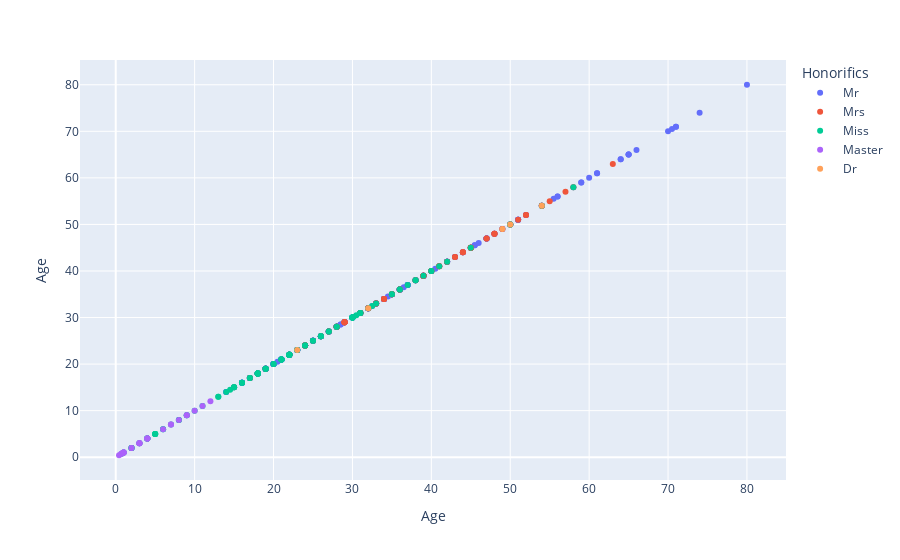

The code cell stored with this chart in its notebook:
### Markdown cell above
<p style="background-color: #32656e"><i>There is not any <b><i>Dr</i></b> in test set but that's ok.</i></p>

### Code cell
fig = px.scatter(train_df.loc[train_df['Honorifics'].isin(list(honorifies_df.index))], x="Age", y="Age", color="Honorifics")
fig.show()

### Figure 1 — Plotly figure (JSON) as saved in the notebook; plotly's stock layout.template omitted (floating-point values rounded to 4 significant figures; data arrays with more than 128 entries replaced by an {"elided": "..."} marker saying what was removed)
{"data": [{"hovertemplate": "Honorifics= Mr<br>Age=%{y}<extra></extra>", "legendgroup": " Mr", "marker": {"color": "#636efa", "symbol": "circle"}, "mode": "markers", "name": " Mr", "orientation": "v", "showlegend": true, "type": "scatter", "x": {"elided": "412 float values"}, "xaxis": "x", "y": {"elided": "412 float values"}, "yaxis": "y"}, {"hovertemplate": "Honorifics= Mrs<br>Age=%{y}<extra></extra>", "legendgroup": " Mrs", "marker": {"color": "#EF553B", "symbol": "circle"}, "mode": "markers", "name": " Mrs", "orientation": "v", "showlegend": true, "type": "scatter", "x": [18, 31, 31, null, 45, 22, 32, 36, 29, 39, 35, null, null, 33, 24, 41, null, 45, null, 29, 58, 44, 35, 43, 24, 42, 40, 36, 24, 34, 63, 38, 45, 41, 31, 18, 51, 31, 44, 47, 52, 43, null, 49, 22, 29, 48, 27, 54, 19, 22, 44, 33, 42, 39, 17, 47, 38, null, 40, 28, 45, null, 26, 28, 29, 24, null, 41, 24, 54, 40, 29, 15, 33, 18, 39, 39, null, 34, 36, null, 48, 32, 28, 50, null, 50, 19, 35, null, 27, 28, 55, 57, 39, 29, 26, 35, 24, 17, 45, 52, 34, 25, 48], "xaxis": "x", "y": [18, 31, 31, null, 45, 22, 32, 36, 29, 39, 35, null, null, 33, 24, 41, null, 45, null, 29, 58, 44, 35, 43, 24, 42, 40, 36, 24, 34, 63, 38, 45, 41, 31, 18, 51, 31, 44, 47, 52, 43, null, 49, 22, 29, 48, 27, 54, 19, 22, 44, 33, 42, 39, 17, 47, 38, null, 40, 28, 45, null, 26, 28, 29, 24, null, 41, 24, 54, 40, 29, 15, 33, 18, 39, 39, null, 34, 36, null, 48, 32, 28, 50, null, 50, 19, 35, null, 27, 28, 55, 57, 39, 29, 26, 35, 24, 17, 45, 52, 34, 25, 48], "yaxis": "y"}, {"hovertemplate": "Honorifics= Miss<br>Age=%{y}<extra></extra>", "legendgroup": " Miss", "marker": {"color": "#00cc96", "symbol": "circle"}, "mode": "markers", "name": " Miss", "orientation": "v", "showlegend": true, "type": "scatter", "x": {"elided": "140 float values"}, "xaxis": "x", "y": {"elided": "140 float values"}, "yaxis": "y"}, {"hovertemplate": "Honorifics= Master<br>Age=%{y}<extra></extra>", "legendgroup": " Master", "marker": {"color": "#ab63fa", "symbol": "circle"}, "mode": "markers", "name": " Master", "orientation": "v", "showlegend": true, "type": "scatter", "x": [4, 10, 7, 7, 3, null, 9, 12, 0.83, 6, 3, null, 0.42, null, 3, 2, 1, 0.67, 4, 11, 8, 4, 0.83, 2, 4, 1, 0.92, 3, 9, 1, 1], "xaxis": "x", "y": [4, 10, 7, 7, 3, null, 9, 12, 0.83, 6, 3, null, 0.42, null, 3, 2, 1, 0.67, 4, 11, 8, 4, 0.83, 2, 4, 1, 0.92, 3, 9, 1, 1], "yaxis": "y"}, {"hovertemplate": "Honorifics= Dr<br>Age=%{y}<extra></extra>", "legendgroup": " Dr", "marker": {"color": "#FFA15A", "symbol": "circle"}, "mode": "markers", "name": " Dr", "orientation": "v", "showlegend": true, "type": "scatter", "x": [49, 50, 54, 32, null, 23], "xaxis": "x", "y": [49, 50, 54, 32, null, 23], "yaxis": "y"}], "layout": {"legend": {"title": {"text": "Honorifics"}, "tracegroupgap": 0}, "margin": {"t": 60}, "xaxis": {"anchor": "y", "domain": [0, 1], "title": {"text": "Age"}}, "yaxis": {"anchor": "x", "domain": [0, 1], "title": {"text": "Age"}}}}
